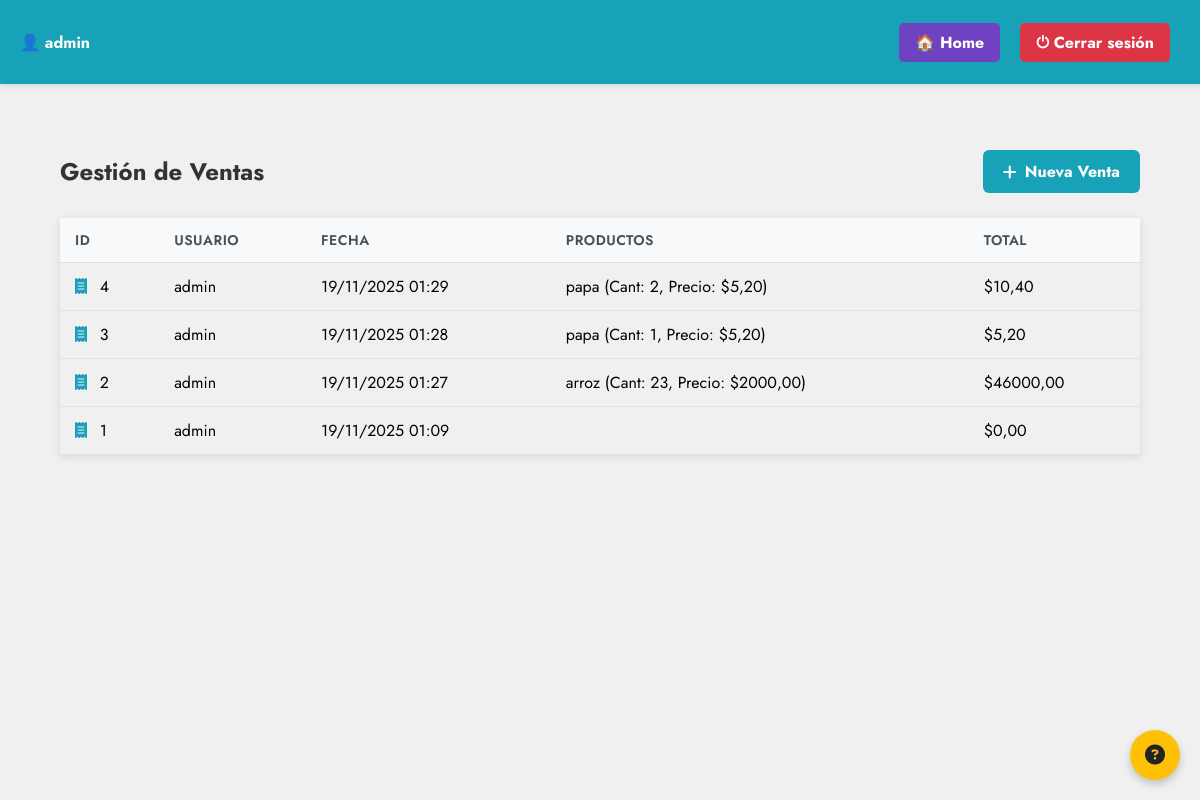
Page /ventas/ (signed in) on the earlier database version.
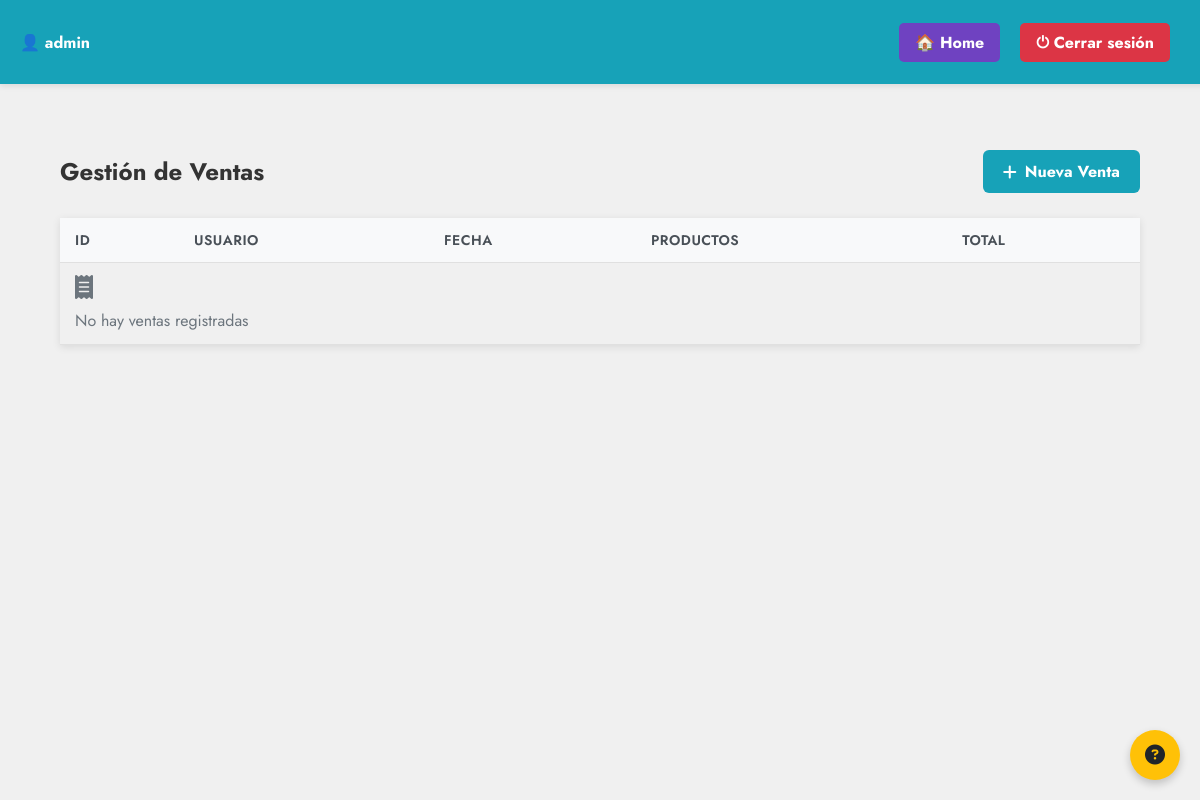
Same page on the later database version.
### account/models.py (models this page shows, shortened)
class Usuario(AbstractUser):
    rol = models.ForeignKey('Rol', on_delete=models.SET_NULL, null=True, blank=True)
    estado = models.BooleanField(default=True)
    nombres = models.CharField(max_length=100, blank=True, null=True)
    apellidos = models.CharField(max_length=100, blank=True, null=True)
    class Meta:
        verbose_name = 'Usuario'
        verbose_name_plural = 'Usuarios'

class Venta(models.Model):
    usuario = models.ForeignKey(Usuario, on_delete=models.CASCADE)
    fecha = models.DateTimeField(auto_now_add=True)
    total = models.DecimalField(max_digits=10, decimal_places=2, default=0)
    estado = models.BooleanField(default=True)

class DetalleVenta(models.Model):
    venta = models.ForeignKey(Venta, on_delete=models.CASCADE)
    producto = models.ForeignKey(Producto, on_delete=models.CASCADE)
    cantidad = models.PositiveIntegerField()
    precio_unitario = models.DecimalField(max_digits=10, decimal_places=2)

class Producto(models.Model):
    UNIDAD_CHOICES = [
        ('kg', 'Kilogramo'),
        ('ml', 'Mililitro'),
        ('litro', 'Litro'),
        ('unidad', 'Unidad'),
    ]
    MONEDA_CHOICES = [
        ('COP', 'Peso colombiano'),
        ('USD', 'Dólar estadounidense'),
        ('EUR', 'Euro'),
    ]
    nombre = models.CharField(max_length=100)
    descripcion = models.TextField(blank=True, null=True)
    categoria = models.ForeignKey(Categoria, on_delete=models.SET_NULL, null=True, blank=True)
    precio_unitario = models.DecimalField(max_digits=10, decimal_places=2)
    moneda = models.CharField(max_length=3, choices=MONEDA_CHOICES, default='COP')
    cantidad = models.PositiveIntegerField(default=0)
    unidad = models.CharField(max_length=20, choices=UNIDAD_CHOICES, default='unidad')
    sku = models.CharField(max_length=100, unique=True)
    proveedor = models.ForeignKey(Proveedor, on_delete=models.SET_NULL, null=True, blank=True)
    almacen = models.ForeignKey(Almacen, on_delete=models.SET_NULL, null=True, blank=True)
    estado = models.BooleanField(default=True)
    fecha_creacion = models.DateTimeField(auto_now_add=True)
    fecha_modificacion = models.DateTimeField(auto_now=True)
    class Meta:
        verbose_name = 'Producto'
        verbose_name_plural = 'Productos'
        ordering = ['nombre']

### account/views.py (the view)
# urls.py: path('ventas/', ventas_listar, name='ventas_listar'),
@login_required_custom
@role_required(module='ventas', action='leer')
def ventas_listar(request):
    ventas = Venta.objects.select_related('usuario').prefetch_related('detalleventa_set__producto').all().order_by('-fecha')  # Agrega prefetch para detalles
    permisos = {
        'leer': _user_has_permission(request.user, 'ventas', 'leer'),
        'crear': _user_has_permission(request.user, 'ventas', 'crear'),
    }
    return render(request, 'account/ventas_listar.html', {
        'ventas': ventas,
        'titulo': 'Lista de Ventas',
        'permisos': permisos,
    })

### account/templates/account/ventas_listar.html (shortened to what this page needs)
{% load static %}
<!DOCTYPE html>
<html lang="es">
<head>
    <link rel="stylesheet" href="{% static 'account/css/ventas_listar.css' %}">
    <link rel="stylesheet" href="https://cdnjs.cloudflare.com/ajax/libs/font-awesome/6.5.0/css/all.min.css">
</head>
<button id="help-btn" class="help-btn" title="Ayuda">
    <i class="fas fa-question-circle"></i>
</button>
<body class="ventas-lista">
    <div class="topbar">
        <div class="user-info">👤 {{ user.username }}</div>
        <div class="actions">
            <a href="{% url 'dashboard' %}" class="home-btn">🏠 Home</a>
            <a href="{% url 'logout' %}" class="logout-btn">⏻ Cerrar sesión</a>
        </div>
    </div>
    <div class="container">
        <div class="header">
            <h1 class="title">Gestión de Ventas</h1>
            {% if permisos.crear %}
                <a href="{% url 'venta_crear' %}" class="btn btn-primary">
                    <i class="fas fa-plus"></i> Nueva Venta
                </a>
            {% endif %}
        </div>
        <table class="products-table">
            <thead>
                <tr>
                    <th>ID</th>
                    <th>Usuario</th>
                    <th>Fecha</th>
                    <th>Productos</th>
                    <th>Total</th>
                </tr>
            </thead>
            <tbody>
                {% for venta in ventas %}
                <tr>
                    <td>
                        <i class="fas fa-receipt category-icon"></i>
                        {{ venta.id }}
                    </td>
                    <td>{{ venta.usuario.username }}</td>
                    <td>{{ venta.fecha|date:"d/m/Y H:i" }}</td>
                    <td>
                        <ul style="list-style: none; padding: 0; margin: 0;">
                            {% for detalle in venta.detalleventa_set.all %}
                            <li>{{ detalle.producto.nombre }} (Cant: {{ detalle.cantidad }}, Precio: ${{ detalle.precio_unitario }})</li>
                            {% endfor %}
                        </ul>
                    </td>
                    <td>${{ venta.total }}</td>
                </tr>
                {% empty %}
                <tr>
                    <td colspan="5" class="no-products">
                        <i class="fas fa-receipt" style="font-size: 24px; margin-bottom: 10px;"></i><br>
                        No hay ventas registradas
                    </td>
                </tr>
                {% endfor %}
            </tbody>
        </table>
    </div>
</body>
</html>

### account/static/account/css/ventas_listar.css (style rules this page uses)
body { font-family: 'Jost', sans-serif; background-color: #f5f5f5; margin: 0; padding: 0; }
body.ventas-lista { margin: 0; padding-top: 120px; background: #f0f0f0; }
.topbar { background: #17a2b8; color: white; padding: 12px 20px; display: flex; justify-content: space-between; align-items: center; width: 100%; position: fixed; top: 0; left: 0; box-shadow: 0 2px 6px rgba(0,0,0,0.1); z-index: 1000; height: 60px; }
.topbar .user-info { font-weight: bold; display: flex; align-items: center; gap: 15px; }
.topbar .actions { display: flex; gap: 10px; margin-right: 50px; }
.topbar a { border: none; padding: 8px 16px; border-radius: 5px; text-decoration: none; font-weight: bold; cursor: pointer; margin-left: 10px; color: white; }
.topbar .home-btn { background: #6f42c1; }
.topbar .logout-btn { background: #dc3545; }
.container { width: 90%; max-width: 1200px; margin: 30px auto; font-family: 'Jost', sans-serif; }
.header { display: flex; justify-content: space-between; align-items: center; margin-bottom: 25px; flex-wrap: wrap; gap: 15px; }
.title { font-size: 24px; color: #333; margin: 0; }
.btn { display: inline-flex; align-items: center; gap: 8px; padding: 10px 20px; border-radius: 6px; text-decoration: none; font-weight: bold; transition: all 0.3s; }
.btn-primary { background-color: #17a2b8; color: white; }
.products-table { width: 100%; border-collapse: collapse; margin-top: 20px; box-shadow: 0 2px 8px rgba(0,0,0,0.1); }
.products-table th, .products-table td { padding: 12px 15px; text-align: left; border-bottom: 1px solid #e0e0e0; }
.products-table th { background-color: #f8f9fa; font-weight: 600; color: #495057; text-transform: uppercase; font-size: 14px; letter-spacing: 0.5px; }
.no-products { text-align: center; padding: 30px; color: #6c757d; font-size: 16px; }
.help-btn { position: fixed; bottom: 20px; right: 20px; background: #ffc107; color: #212529; border: none; border-radius: 50%; width: 50px; height: 50px; font-size: 20px; cursor: pointer; box-shadow: 0 4px 8px rgba(0,0,0,0.2); z-index: 1000; }

Differences in the rows shown:
removed Venta: id "4", usuario.username "admin", fecha "19/11/2025 01:29", total "10,40"
removed DetalleVenta: producto.nombre "papa", cantidad "2", precio_unitario "5,20", shown under "4"
removed Venta: id "3", usuario.username "admin", fecha "19/11/2025 01:28", total "5,20"
removed DetalleVenta: producto.nombre "papa", cantidad "1", precio_unitario "5,20", shown under "3"
removed Venta: id "2", usuario.username "admin", fecha "19/11/2025 01:27", total "46000,00"
removed DetalleVenta: producto.nombre "arroz", cantidad "23", precio_unitario "2000,00", shown under "2"
removed Venta: id "1", usuario.username "admin", fecha "19/11/2025 01:09", total "0,00"
Other differences:
text now shown: "No hay ventas registradas"
